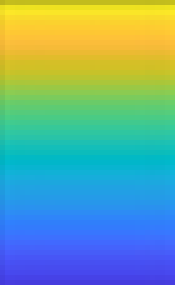
#> input picture assets/images/gradient.png, 35 x 57 px (shown 5 times larger)
$ python wang24_eval.py
#> lines starting #> are read from the running program, lines starting #| are printed output that depends on the picture
import os
from PIL import Image
import numpy as np

from model.environment.usv_config import ASSET_FOLDER

gradient_image_path = f'{ASSET_FOLDER}/images/gradient.png'
striped_image_path = f'{ASSET_FOLDER}/images/distr.png'

gradient_image = Image.open(gradient_image_path)
#> gradient_image is the input picture: PIL image 35x57 RGBA; mean R, G, B, A 107.3, 166.7, 153.6, 255
striped_image = Image.open(striped_image_path)
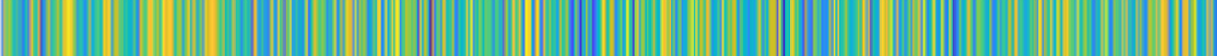
#> input picture assets/images/distr.png, 1217 x 56 px
#> striped_image is the input picture: PIL image 1217x56 RGBA; mean R, G, B, A 105.2, 182.6, 139.7, 255

# Convert images to numpy arrays for processing
gradient_array = np.array(gradient_image)
striped_array = np.array(striped_image)

# Display shapes to understand dimensions
gradient_array.shape, striped_array.shape


# Average the colors along the width of the gradient image to create a 1D gradient mapping
# (57 rows, each row representing a color to a specific value from 0.0 to 0.8)
gradient_1d = np.mean(gradient_array[:, :, :3], axis=1)  # Take RGB channels and average across width
#> gradient_1d = 57 rows, first 8: [194.1, 188.1, 28.94], [238.1, 226.2, 32.03], [250.2, 230.1, 39.06], [248.9, 218.2, 42.91], [250.6, 209.7, 45.94], [252.9, 204.3, 48.91], [253.5, 199.3, 51.2], [253.8, 194, 55.8]

# Define the value range from 0.0 to 0.8, mapping each row in the gradient to a value
value_range = np.linspace(0.0, 0.8, len(gradient_1d))
#> value_range = 57 values from 0 to 0.8

# Flatten the striped image to get each pixel color for comparison
striped_pixels = striped_array[:, :, :3].reshape(-1, 3)

# Function to find the closest color in the gradient mapping
def map_color_to_value(color, gradient_1d, value_range):
    # Calculate Euclidean distance to each color in gradient_1d
    distances = np.linalg.norm(gradient_1d - color, axis=1)
#> distances = 57 values, max 207.9 at index 0, min 160.4 at index 21, mean 182.9
    # Find the index of the closest color
    closest_index = np.argmin(distances)
#> closest_index = 21
    # Map to corresponding value
    return value_range[closest_index]

# Map each pixel in the striped image to a value based on the gradient
mapped_values = np.array([map_color_to_value(pixel, gradient_1d, value_range) for pixel in striped_pixels])

# Calculate mean and median of the mapped values
mean_value = np.mean(mapped_values)
#> mean_value = 0.346
median_value = np.median(mapped_values)
#> median_value = 0.329

mean_value, median_value


import matplotlib.pyplot as plt

plt.rcParams['font.family'] = 'serif'
plt.rcParams['font.serif'] = ['Times New Roman']
plt.rcParams['font.size'] = 12

# Plot the distribution as a violin plot
fig, axi = plt.subplots(1,1,figsize=(2, 3))


# Create the violin plot
violinplot = axi.violinplot(mapped_values, showmeans=True, showmedians=True)
#> violinplot = 6 items

# Add labels and title
axi.set_title("4 Vessels")
axi.set_ylabel("Highest DS-based risk index")

for patch in violinplot['bodies']:
    patch.set_facecolor('brown')           # Set fill color
    patch.set_linewidth(1.5)
#> this loop made 1 pass

violinplot['cmeans'].set_color('black')
violinplot['cmeans'].set_linewidth(2)
violinplot['cmedians'].set_color('grey')
violinplot['cmedians'].set_linewidth(2)
violinplot['cmedians'].set_linestyle(':')

axi.set_xticks([1], ['Base'])
axi.set_xticklabels(['Base'], rotation=0, ha='center', fontweight='bold')

axi.text(1, 0.8 * 1.05, f'601', ha='center', va='center', fontsize=10, horizontalalignment='center')

axi.set_ylim(0, 1 * 1.15)

fig.tight_layout()

file_name = f'wang2024_risk'
image_folder = f'{ASSET_FOLDER}/images/exported_plots/wang'
if not os.path.exists(image_folder):
    os.makedirs(image_folder)
fig.canvas.figure.savefig(f'{image_folder}/{file_name}.svg', format='svg', bbox_inches='tight', dpi=350)
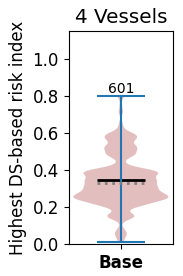
#> figure drawn by matplotlib, 1 panel
fig.canvas.figure.savefig(f'{image_folder}/{file_name}.pdf', format='pdf', bbox_inches='tight', dpi=350)
print('image saved')

# Display the plot
plt.show()
